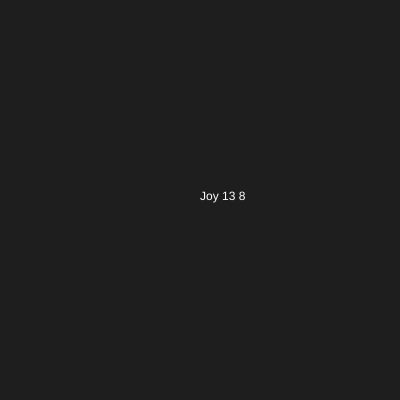
Frame 1 (no input)
Frame 60 (no input): identical to frame 1, image omitted
Frame 120 (the mouse pressed at the canvas centre since frame 60): identical to frame 1, image omitted

The p5.js sketch that drew this single still picture (run headless with seeded random() and noise() and a simulated clock; from frame 60 on, the mouse is pressed at the canvas centre):

// p5.js sketch
// ── sketch.js
var s1;

function setup() {
  createCanvas(400,400);
  fill ("white");
  s1 = new Student("Joy",13,8);
}

function draw() 
{
  background(30);

  text (s1.display(),200,200);
  
}
// ── student.js

class Student
{
   constructor(name,age,grade){
        this.name = name;
        this.age = age;
        this.grade = grade;
   }
   display(){
       console.log(this.name + " " + this.age + " " + this.grade);
       //var d = createElement("h3",this.name + " " + this.age + " " + this.grade);
       fill("white");
       //d.position(200,200);
       //text (this.name + " " + this.age + " " + this.grade,200,200);
       return this.name + " " + this.age + " " + this.grade;
   }
}
